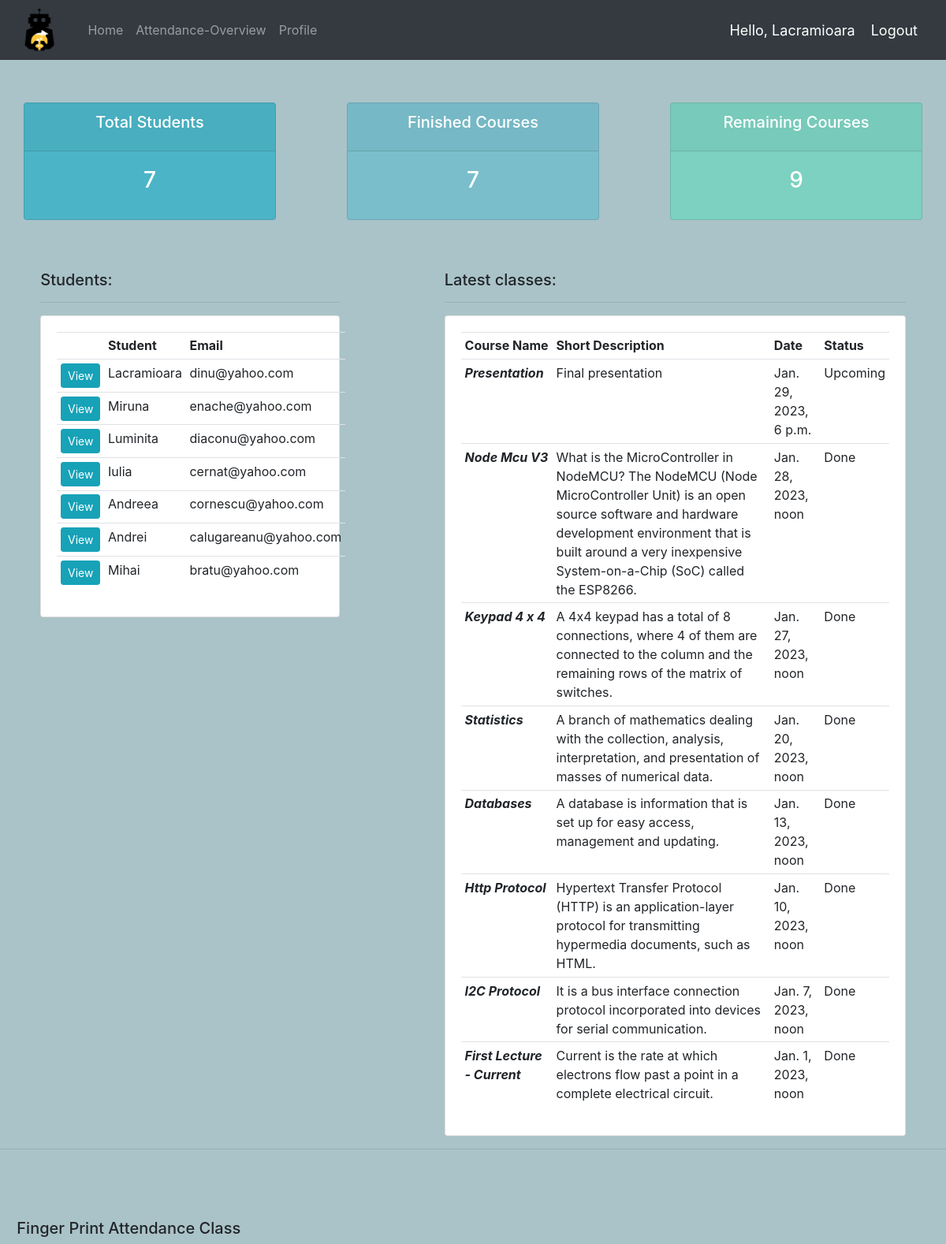
The app's page /overview/ (signed in) with its own data.
### accounts/models.py (models this page shows, shortened)
class Student(models.Model):
	user = models.OneToOneField(User, on_delete=models.CASCADE)
	fp_index = models.IntegerField(primary_key=True, unique=True)
	phone = models.CharField(max_length=200, null=True)
	grd_average = models.DecimalField(decimal_places=1, max_digits=2, null=True, blank=True)
	is_teacher = models.BooleanField(default=False)

### attendance/models.py (models this page shows, shortened)
class Attendance(models.Model):
	class Meta:
		ordering = ['-start_date']
	STATUS = (
		('Upcoming', 'Upcoming'),
		('Done', 'Done')
	)
	students = models.ManyToManyField(Student, null=True)
	lecture_title = models.CharField(primary_key=True, max_length=50)
	short_description = models.CharField(max_length=500, null=True)
	status = models.CharField(max_length=200, null=True, choices=STATUS)
	start_date = models.DateTimeField()
	end_date = models.DateTimeField()

### accounts/views.py (the view)
# urls.py: path('overview/', views.overview, name="overview"),
@login_required(login_url="login")
def overview(request):
	students = Student.objects.all()
	attendances = Attendance.objects.all()
	students_no = students.count()
	done_courses = attendances.filter(status='Done').count()
	remaining_courses = ACADEMIC_NO_OF_WEEKS - done_courses
	context = {'students': students, 'attendances': attendances,
	           'students_no': students_no, 'done_courses': done_courses,
	           'remaining_courses': remaining_courses}
	return render(request, 'accounts/overview.html', context)

### accounts/templates/accounts/overview.html (shortened to what this page needs)
{% extends 'accounts/main.html' %}
{% load static %}
{% block content %}
{% include 'accounts/status.html' %}
<br>
<br>
<brd>
<div class="row justify-content-around">
    <div class="col-md-4" >
        <h5>Students:</h5>
        <hr>
        <div class="card card-body">
            <table class="table table-sm">
                <tr>
                    <th/>
                    <th>Student</th>
                    <th>Email</th>
                </tr>
                {% for student in students %}
                    <tr>
                        <td><a class="btn btn-sm btn-info" href="{% url 'profile' student.fp_index %}">View</a></td>
                        <td>{{student.user.first_name}}</td>
                        <td>{{student.user.email}}</td>
                    </tr>
                {% endfor %}
            </table>
        </div>
    </div>
    <div class="col-md-6">
        <h5>Latest classes:</h5>
        <hr>
        <div  class="card card-body">
            <table class="table table-sm">
                <tr>
                    <th>Course Name</th>
                    <th>Short Description</th>
                    <th>Date</th>
                    <th>Status</th>
                </tr>
                {% for attendance in attendances %}
                    <tr>
                        <td><b><i>{{attendance.lecture_title}}</i></b></td>
                        <td>{{attendance.short_description}}</td>
                        <td>{{attendance.start_date}}</td>
                        <td>{{attendance.status}}</td>
                    </tr>
                {% endfor %}
            </table>
        </div>
    </div>
</div>
{% endblock %}

### accounts/templates/accounts/main.html (shortened to what this page needs)
{% load static %}
<!DOCTYPE html>
<html>
    <head>
        <link rel="stylesheet" href="https://cdn.jsdelivr.net/npm/bootstrap@4.4.1/dist/css/bootstrap.min.css"
>
        <link rel="stylesheet" type="text/css" href="{% static '/css/main.css' %}">
    </head>
    <body>
        {% include 'accounts/navbar.html' %}
        {% block content %}
        {% endblock %}
    <hr>
        <br>
        <br>
        <br>
    <h5>&nbsp &nbsp Finger Print Attendance Class</h5>
    </body>
</html>

### accounts/templates/accounts/navbar.html (shortened to what this page needs)
{% load static %}
<nav class="navbar navbar-expand-lg navbar-dark bg-dark">
  <img style="height:60px; margin:0px 30px 0px 10px;" src="{% static 'images/robo1.png' %}">
  <div class="collapse navbar-collapse" id="navbarNav">
    <ul class="navbar-nav">
      <li class="nav-item">
        <a class="nav-link" href="{% url 'home' %}">Home</a>
      </li>
      <li class="nav-item">
        <a class="nav-link" href="{% url 'overview' %}">Attendance-Overview</a>
      </li>
      <li class="nav-item">
        <a class="nav-link" href="{% url 'profile' request.user %}">Profile</a>
      </li>
    </ul>
  </div>
  <span class="hello-msg">Hello, {{request.user.first_name}} </span>
  <span><a class="hello-msg" href="{% url 'logout' %}">Logout</a></span>
</nav>

### accounts/templates/accounts/status.html
<br>
<div class="row">
    <div class="col">
        <div class="cold-md">
            <div style="margin:30px" class="card text-center text-white mb-3" id="total-students">
                <div class="card-header">
                    <h5 class="card-title">Total Students</h5>
                </div>
                <div class="card-body">
                    <h3 class="card-title">{{students_no}}</h3>
                </div>
            </div>
        </div>
    </div>
    <div class="col">
        <div class="cold-md">
            <div style="margin:30px" class="card text-center text-white mb-3" id="courses-finished">
                <div class="card-header">
                    <h5 class="card-title">Finished Courses</h5>
                </div>
                <div class="card-body">
                    <h3 class="card-title">{{done_courses}}</h3>
                </div>
            </div>
        </div>
    </div>
    <div class="col">
        <div class="cold-md">
            <div style="margin:30px" class="card text-center text-white mb-3" id="courses-remaining">
                <div class="card-header">
                    <h5 class="card-title">Remaining Courses</h5>
                </div>
                <div class="card-body">
                    <h3 class="card-title">{{remaining_courses}}</h3>
                </div>
            </div>
        </div>
    </div>
</div>

### static/css/main.css (style rules this page uses)
body { background-color: #AAC3C8; }
#total-students { background-color: #4cb4c7; }
#courses-finished { background-color: #7abecc; }
#courses-remaining { background-color: #7CD1C0; }

### accounts/templates/accounts/navbar.html (style rules this page uses)
.hello-msg { font-size: 18px; color: #fff; margin-right: 20px; }

### records on screen
Student: user.first_name "Lacramioara", user.email "dinu@yahoo.com"
Student: user.first_name "Miruna", user.email "enache@yahoo.com"
Student: user.first_name "Luminita", user.email "diaconu@yahoo.com"
Student: user.first_name "Iulia", user.email "cernat@yahoo.com"
Student: user.first_name "Andreea", user.email "cornescu@yahoo.com"
Student: user.first_name "Andrei", user.email "calugareanu@yahoo.com"
Student: user.first_name "Mihai", user.email "bratu@yahoo.com"
Attendance: lecture_title "Presentation", short_description "Final presentation", start_date "Jan. 29, 2023, 6 p.m.", status "Upcoming"
Attendance: lecture_title "Node Mcu V3", short_description "What is the MicroController in NodeMCU? The NodeMCU (Node MicroController Unit) is an open source software and hardware development environment that is built around a very inexpensive System-on-a-Chip (SoC) called the ESP8266.", start_date "Jan. 28, 2023, noon", status "Done"
Attendance: lecture_title "Keypad 4 x 4", short_description "A 4x4 keypad has a total of 8 connections, where 4 of them are connected to the column and the remaining rows of the matrix of switches.", start_date "Jan. 27, 2023, noon", status "Done"
Attendance: lecture_title "Statistics", short_description "A branch of mathematics dealing with the collection, analysis, interpretation, and presentation of masses of numerical data.", start_date "Jan. 20, 2023, noon", status "Done"
Attendance: lecture_title "Databases", short_description "A database is information that is set up for easy access, management and updating.", start_date "Jan. 13, 2023, noon", status "Done"
Attendance: lecture_title "Http Protocol", short_description "Hypertext Transfer Protocol (HTTP) is an application-layer protocol for transmitting hypermedia documents, such as HTML.", start_date "Jan. 10, 2023, noon", status "Done"
Attendance: lecture_title "I2C Protocol", short_description "It is a bus interface connection protocol incorporated into devices for serial communication.", start_date "Jan. 7, 2023, noon", status "Done"
Attendance: lecture_title "First Lecture - Current", short_description "Current is the rate at which electrons flow past a point in a complete electrical circuit.", start_date "Jan. 1, 2023, noon", status "Done"

### other values on screen
{{ request.user.first_name }} "Lacramioara"
{{ students_no }} "7"
{{ done_courses }} "7"
{{ remaining_courses }} "9"
